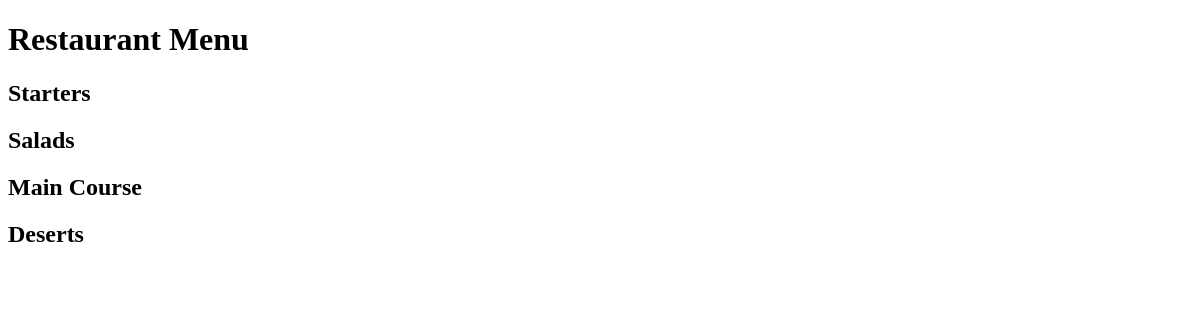
Before: / with the older database file.
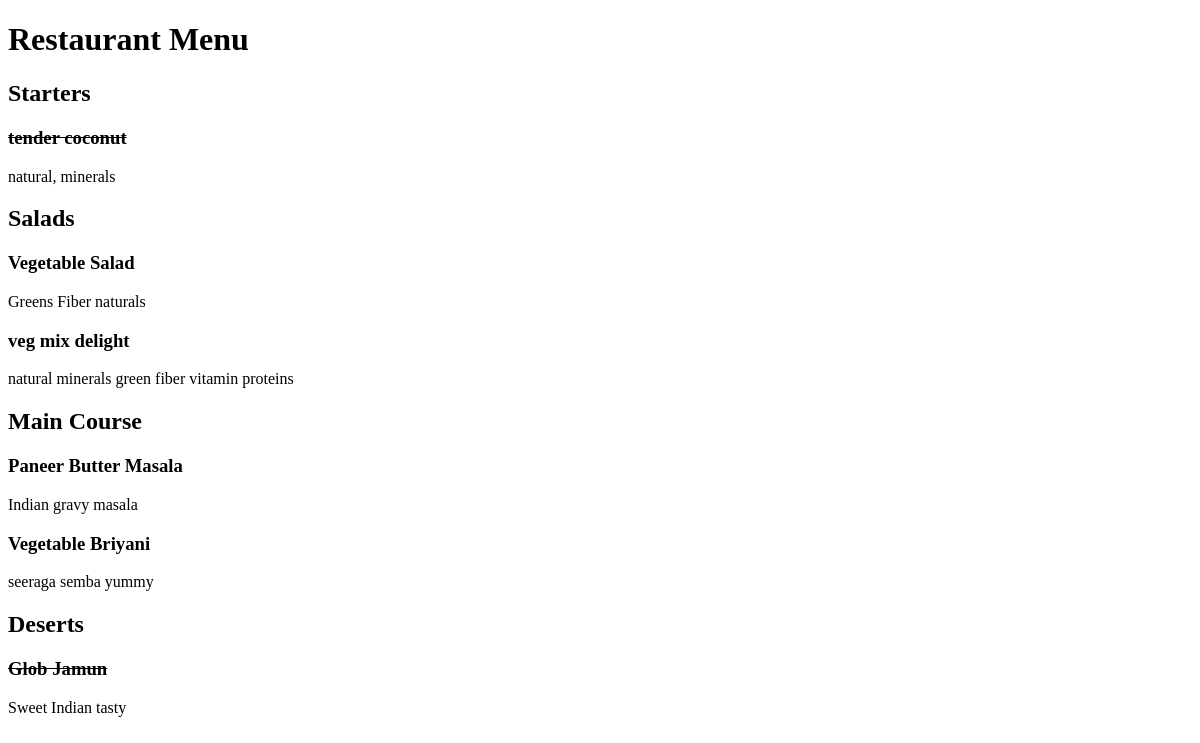
After: the same page with the newer database file.
### menu/models.py (models this page shows, shortened)
class MenuApp(models.Model):
    menu = models.CharField(max_length=1000, unique=True)
    description = models.CharField(max_length=2000)
    price = models.DecimalField(max_digits=20,decimal_places=2)
    meal_type = models.CharField(max_length=1000, choices=MEAL_TYPE)
    author = models.ForeignKey(User, on_delete=models.PROTECT) # models.CASCADE or models.NULL can also be used.
    status = models.IntegerField(choices=STATUS, default=1)
    date_added = models.DateTimeField(auto_now_add=True)
    date_update = models.DateTimeField(auto_now=True)

### menu/views.py (the view)
# urls.py: path('', views.MenuList.as_view(), name='index'),
class MenuList(generic.ListView):
    queryset = MenuApp.objects.order_by("date_added")
    template_name = "index.html"
    def get_context_data(self, **kwargs):
        context = super().get_context_data(**kwargs)
        context["meals"] = MEAL_TYPE
        return context

### templates/index.html (shortened to what this page needs)
<!DOCTYPE html>
<html lang="en">
<head>
</head>
<body>
    <h1> Restaurant Menu </h1>
    {% for meal in meals %}
        <h2> {{meal.1}} </h2>
               {% for row in menuapp_list %}
                    {% if row.meal_type == meal.0 %}
                        {% if row.status == 0 %}
                        <h3><del>{{row.menu}}</del></h3>
                        <p>{{row.description}}</p>
                        {% else %}
                             <h3>{{row.menu}}</h3>
                        <p>{{row.description}}</p>
                        {% endif %}
                    {% endif %}
               {% endfor %}
    {% endfor %}
</body>
</html>

Changed rows visible on the page:
added MenuApp: menu "tender coconut", description "natural, minerals", shown under "Starters"
added MenuApp: menu "Vegetable Salad", description "Greens Fiber naturals", shown under "Salads"
added MenuApp: menu "veg mix delight", description "natural minerals green fiber vitamin proteins", shown under "Salads"
added MenuApp: menu "Paneer Butter Masala", description "Indian gravy masala", shown under "Main Course"
added MenuApp: menu "Vegetable Briyani", description "seeraga semba yummy", shown under "Main Course"
added MenuApp: menu "Glob Jamun", description "Sweet Indian tasty", shown under "Deserts"
